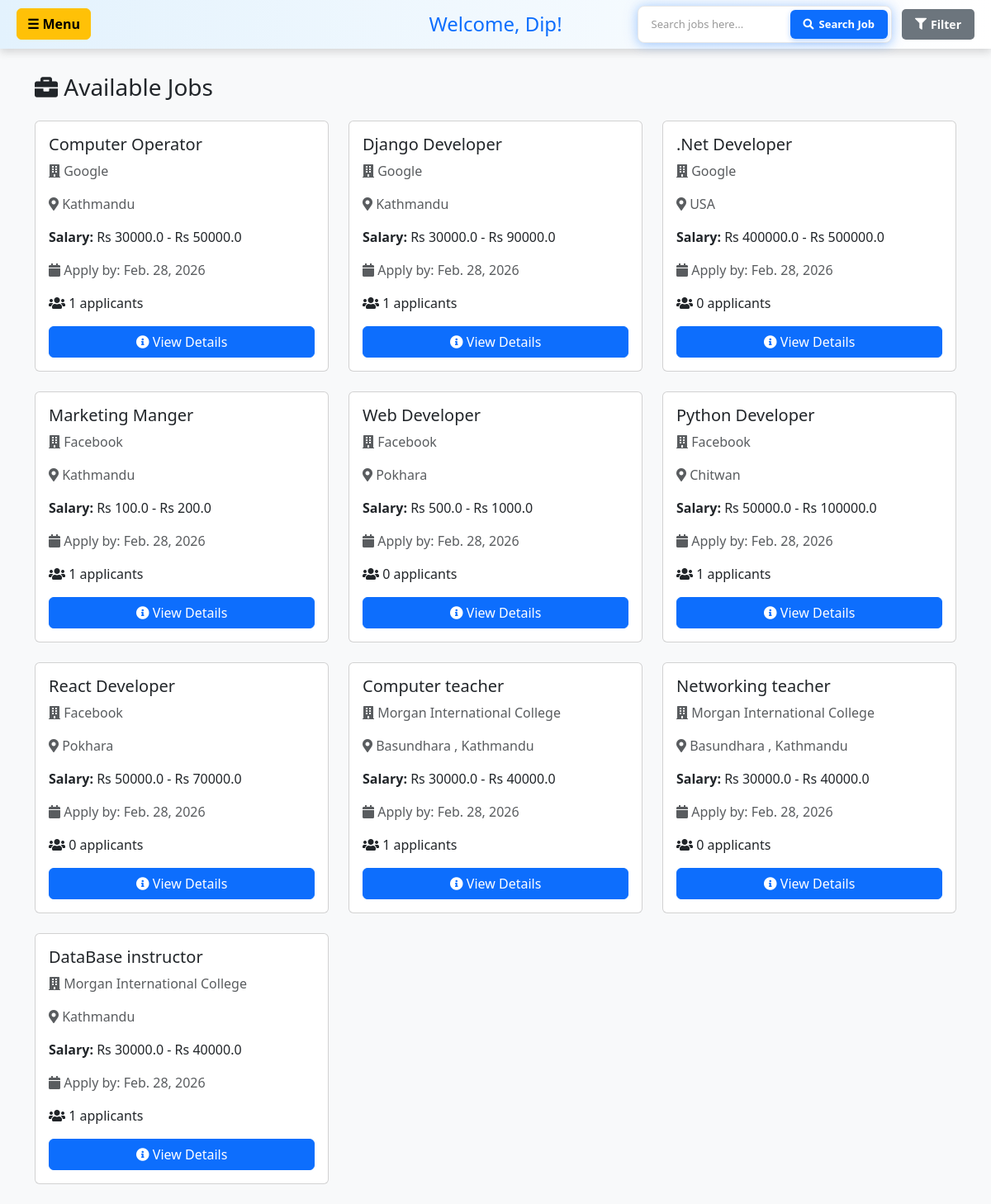
Page /candidate-dashboard/ (signed in) on the committed database.
### hr/models.py (models this page shows, shortened)
class JobPost(models.Model):
    user = models.ForeignKey(User, on_delete=models.CASCADE)
    title = models.CharField(max_length=200)
    address = models.CharField(max_length=200)
    CompanyName = models.CharField(max_length=200)
    salaryLow = models.FloatField(default=0, validators=[MinValueValidator(0)])
    salaryHigh = models.FloatField(default=0, validators=[MinValueValidator(0)])
    applycount = models.IntegerField(default=0)
    lastDateToApply = models.DateField()
    created_at = models.DateTimeField(auto_now_add=True, null=True)
    employment_type = models.CharField(
        max_length=20, choices=EMPLOYMENT_TYPE_CHOICES,
        default='full-time', null=True, blank=True
    )
    work_mode = models.CharField(
        max_length=20, choices=WORK_MODE_CHOICES,
        default='on-site', null=True, blank=True
    )
    required_experience = models.CharField(
        max_length=50,
        choices=EXPERIENCE_LEVEL_CHOICES,
        default='no-experience',
        help_text='Select required years of experience'
    )
    required_experience_custom = models.CharField(
        max_length=100,
        null=True,
        blank=True,
        help_text='Custom experience requirement (e.g., 1.5 years)'
    )
    required_education = models.CharField(
        max_length=50,
        choices=REQUIRED_EDUCATION_CHOICES,
        default='no-education',
        help_text='Select required education level'
    )
    required_skills = models.TextField(
        null=True,
        blank=True,
        help_text='Comma-separated skills (e.g., Python, SQL, Communication)'
    )

### candidate/views.py (the view, shortened to what this page needs)
# urls.py: path("candidate-dashboard/", views.candidate_dashboard, name='candidate_dashboard'),
@login_required(login_url='login_user')
def candidate_dashboard(request):
    try:
        profile = CandidateProfile.objects.get(user=request.user)
    except CandidateProfile.DoesNotExist:
        profile = None
    search_query = request.GET.get('search', '')
    filter_by = request.GET.get('filter_by', 'keyword')
    location = request.GET.get('location', '')
    date_posted = request.GET.get('date_posted', '')
    min_salary = request.GET.get('min_salary', '')
    max_salary = request.GET.get('max_salary', '')
    sort_by = request.GET.get('sort_by', 'relevance')
    employment_type = request.GET.get('employment_type', '')
    work_mode = request.GET.get('work_mode', '')
    jobs = JobPost.objects.all()
    search_placeholder = 'Search jobs here...'
    if filter_by == 'keyword' and search_query:
        jobs = jobs.filter(title__icontains=search_query)
        search_placeholder = 'Search jobs here...'
    elif filter_by == 'location' and search_query:
        jobs = jobs.filter(address__icontains=search_query)
        search_placeholder = 'Search by location...'
    elif filter_by == 'company' and search_query:
        jobs = jobs.filter(CompanyName__icontains=search_query)
        search_placeholder = 'Search by company name...'
    elif filter_by == 'date_24':
        cutoff_date = timezone.now() - timedelta(hours=24)
        jobs = jobs.filter(created_at__gte=cutoff_date)
        search_placeholder = 'Showing jobs from last 24 hours'
    elif filter_by == 'date_7':
        cutoff_date = timezone.now() - timedelta(days=7)
        jobs = jobs.filter(created_at__gte=cutoff_date)
        search_placeholder = 'Showing jobs from last 7 days'
    elif filter_by == 'date_30':
        cutoff_date = timezone.now() - timedelta(days=30)
        jobs = jobs.filter(created_at__gte=cutoff_date)
        search_placeholder = 'Showing jobs from last 30 days'
    elif filter_by == 'salary_high':
        jobs = jobs.order_by('-salaryHigh')
        search_placeholder = 'Sorted by highest salary'
    elif filter_by == 'salary_low':
        jobs = jobs.order_by('salaryLow')
        search_placeholder = 'Sorted by lowest salary'
    elif filter_by == 'newest':
        jobs = jobs.order_by('-created_at')
        search_placeholder = 'Showing newest jobs first'
    elif filter_by == 'employment_full':
        jobs = jobs.filter(employment_type='full-time')
        search_placeholder = 'Showing Full-time jobs'
    elif filter_by == 'employment_part':
        jobs = jobs.filter(employment_type='part-time')
        search_placeholder = 'Showing Part-time jobs'
    elif filter_by == 'employment_internship':
        jobs = jobs.filter(employment_type='internship')
        search_placeholder = 'Showing Internship jobs'
    elif filter_by == 'employment_contract':
        jobs = jobs.filter(employment_type='contract')
        search_placeholder = 'Showing Contract jobs'
    elif filter_by == 'employment_freelance':
        jobs = jobs.filter(employment_type='freelance')
        search_placeholder = 'Showing Freelance jobs'
    elif filter_by == 'work_onsite':
        jobs = jobs.filter(work_mode='on-site')
        search_placeholder = 'Showing On-site jobs'
    elif filter_by == 'work_remote':
        jobs = jobs.filter(work_mode='remote')
        search_placeholder = 'Showing Remote jobs'
    elif filter_by == 'work_hybrid':
        jobs = jobs.filter(work_mode='hybrid')
        search_placeholder = 'Showing Hybrid jobs'
    if location:
        jobs = jobs.filter(address__icontains=location)
    if filter_by not in ['salary_high', 'salary_low', 'newest', 'salary_range']:
        if sort_by == 'newest':
            jobs = jobs.order_by('-created_at')
        elif sort_by == 'salary_high':
            jobs = jobs.order_by('-salaryHigh')
        elif sort_by == 'salary_low':
            jobs = jobs.order_by('salaryLow')
        else:  # relevance (default)
            jobs = jobs.order_by('-created_at')
    applied_jobs = candidateApplication.objects.filter(user=request.user)
    applied_job_ids = [app.job.id for app in applied_jobs]
    job_status_map = {app.job.id: app.status for app in applied_jobs}
    for job in jobs:
        if job.id in job_status_map:
            job.application_status = job_status_map[job.id]
        else:
            job.application_status = None
    shortlisted_jobs = ShortlistedCandidate.objects.filter(candidate__user=request.user)
    shortlisted_count = shortlisted_jobs.count()
    newly_shortlisted = shortlisted_jobs.filter(notification_sent=False)
    for shortlist in newly_shortlisted:
        messages.info(request, f"Great news! You have been shortlisted for {shortlist.job.title}!")
        shortlist.notification_sent = True
        shortlist.save()
    context = {
        'jobs': jobs,
        'applied_job_ids': applied_job_ids,
        'shortlisted_count': shortlisted_count,
        'profile': profile,
        'search_query': search_query,
        'filter_by': filter_by,
        'search_placeholder': search_placeholder,
        'location': location,
        'date_posted': date_posted,
        'min_salary': min_salary,
        'max_salary': max_salary,
        'sort_by': sort_by,
        'employment_type': employment_type,
        'work_mode': work_mode,
    }
    return render(request, 'candidate/dashboard_with_nav.html', context)

### candidate/templates/candidate/dashboard_with_nav.html (shortened to what this page needs)
<!DOCTYPE html>
<html lang="en">
{% load static %}
<head>
    <link href="https://cdn.jsdelivr.net/npm/bootstrap@5.3.8/dist/css/bootstrap.min.css" rel="stylesheet">
    <link rel="stylesheet" href="https://cdnjs.cloudflare.com/ajax/libs/font-awesome/5.15.3/css/all.min.css">
</head>
<body>
<div class="top-bar">
    <a class="btn btn-warning menu-btn" data-bs-toggle="offcanvas" href="#offcanvasExample" role="button" aria-controls="offcanvasExample">
        <strong>☰ Menu</strong>
    </a>
    <h2>Welcome, {{ user.username }}!</h2>
    <div class="search-container">
        <div class="search-form-wrapper">
            <form method="GET" action="{% url 'candidate_dashboard' %}" class="d-flex align-items-center" id="searchForm" style="width: 100%; margin: 0;">
                <input type="text" name="search" class="search-input"
                    placeholder="{{ search_placeholder|default:'Search jobs here...' }}"
                    value="{{ search_query }}" />
                <button type="submit" class="search-btn">
                    <i class="fas fa-search"></i> Search Job
                </button>
            </form>
        </div>
        <div class="filter-dropdown">
            <button type="button" class="filter-btn" onclick="toggleFilterDropdown()">
                <i class="fas fa-filter"></i> Filter
            </button>
        </div>
    </div>
</div>
<div class="container">
    <h3 class="mb-4"><i class="fas fa-briefcase"></i> Available Jobs</h3>
    {% if jobs %}
    <div class="row">
        {% for job in jobs %}
        <div class="col-md-6 col-lg-4 mb-4">
            <div class="card job-card h-100 position-relative">
                <div class="card-body">
                    <h5 class="card-title">{{ job.title }}</h5>
                    <p class="card-text text-muted">
                        <i class="fas fa-building"></i> {{ job.CompanyName }}
                    </p>
                    <p class="card-text text-muted">
                        <i class="fas fa-map-marker-alt"></i> {{ job.address }}
                    </p>
                    <p class="card-text">
                        <strong>Salary:</strong> Rs {{ job.salaryLow }} - Rs {{ job.salaryHigh }}
                    </p>
                    <p class="card-text text-muted">
                        <i class="fas fa-calendar"></i> Apply by: {{ job.lastDateToApply }}
                    </p>
                    <p class="card-text">
                        <i class="fas fa-users"></i> {{ job.applycount }} applicants
                    </p>
                    <a href="{% url 'job_detail' job.id %}" class="btn btn-primary w-100">
                        <i class="fas fa-info-circle"></i> View Details
                    </a>
                </div>
            </div>
        </div>
        {% endfor %}
    </div>
    {% else %}
    <div class="alert alert-warning" role="alert">
        No jobs available at the moment. Check back later!
    </div>
    {% endif %}
</div>
</body>
</html>

### candidate/templates/candidate/dashboard_with_nav.html (style rules this page uses)
body { background: #f8f9fa; font-family: 'Segoe UI', Tahoma, Geneva, Verdana, sans-serif; margin: 0; }
.top-bar { display: flex; align-items: center; justify-content: space-between; background: linear-gradient(90deg, #e3f2fd, #ffffff); padding: 15px 30px; box-shadow: 0 4px 10px rgba(0,0,0,0.15); position: relative; }
.top-bar .menu-btn { position: absolute; left: 20px; }
.top-bar h2 { margin: 0; color: #0d6efd; text-align: center; font-size: 24px; flex-grow: 1; }
.search-container { display: flex; align-items: center; gap: 12px; position: absolute; right: 20px; }
.search-form-wrapper { display: flex; align-items: center; position: relative; background: white; border: 1px solid #e8e8e8; border-radius: 8px; padding: 4px 4px; box-shadow: 0 2px 12px rgba(13, 110, 253, 0.25), 0 0 20px rgba(13, 110, 253, 0.15); transition: all 0.3s ease; }
.search-input { padding: 8px 12px; border: none; width: 180px; font-size: 13px; outline: none; background: transparent; color: #333; }
.search-input::placeholder { color: #999; }
.search-btn { padding: 8px 16px; background-color: #0d6efd; color: white; border: none; border-radius: 6px; cursor: pointer; font-size: 13px; font-weight: 600; transition: all 0.3s ease; display: flex; align-items: center; gap: 6px; white-space: nowrap; margin: 0; box-shadow: 0 2px 6px rgba(13, 110, 253, 0.3); }
.filter-dropdown { position: relative; display: inline-block; }
.filter-btn { padding: 8px 16px; background-color: #6c757d; color: white; border: none; border-radius: 5px; cursor: pointer; font-size: 14px; font-weight: 600; transition: all 0.3s; display: flex; align-items: center; gap: 5px; }
.container { margin-top: 30px; }
.job-card { transition: transform 0.3s, box-shadow 0.3s; }

### rows in the picture
JobPost: title "Computer Operator", CompanyName "Google", address "Kathmandu", salaryLow "30000.0", salaryHigh "50000.0", lastDateToApply "Feb. 28, 2026", applycount "1"
JobPost: title "Django Developer", CompanyName "Google", address "Kathmandu", salaryLow "30000.0", salaryHigh "90000.0", lastDateToApply "Feb. 28, 2026", applycount "1"
JobPost: title ".Net Developer", CompanyName "Google", address "USA", salaryLow "400000.0", salaryHigh "500000.0", lastDateToApply "Feb. 28, 2026", applycount "0"
JobPost: title "Marketing Manger", CompanyName "Facebook", address "Kathmandu", salaryLow "100.0", salaryHigh "200.0", lastDateToApply "Feb. 28, 2026", applycount "1"
JobPost: title "Web Developer", CompanyName "Facebook", address "Pokhara", salaryLow "500.0", salaryHigh "1000.0", lastDateToApply "Feb. 28, 2026", applycount "0"
JobPost: title "Python Developer", CompanyName "Facebook", address "Chitwan", salaryLow "50000.0", salaryHigh "100000.0", lastDateToApply "Feb. 28, 2026", applycount "1"
JobPost: title "React Developer", CompanyName "Facebook", address "Pokhara", salaryLow "50000.0", salaryHigh "70000.0", lastDateToApply "Feb. 28, 2026", applycount "0"
JobPost: title "Computer teacher", CompanyName "Morgan International College", address "Basundhara , Kathmandu", salaryLow "30000.0", salaryHigh "40000.0", lastDateToApply "Feb. 28, 2026", applycount "1"
JobPost: title "Networking teacher", CompanyName "Morgan International College", address "Basundhara , Kathmandu", salaryLow "30000.0", salaryHigh "40000.0", lastDateToApply "Feb. 28, 2026", applycount "0"
JobPost: title "DataBase instructor", CompanyName "Morgan International College", address "Kathmandu", salaryLow "30000.0", salaryHigh "40000.0", lastDateToApply "Feb. 28, 2026", applycount "1"

### other values in the picture
{{ user.username }} "Dip"
